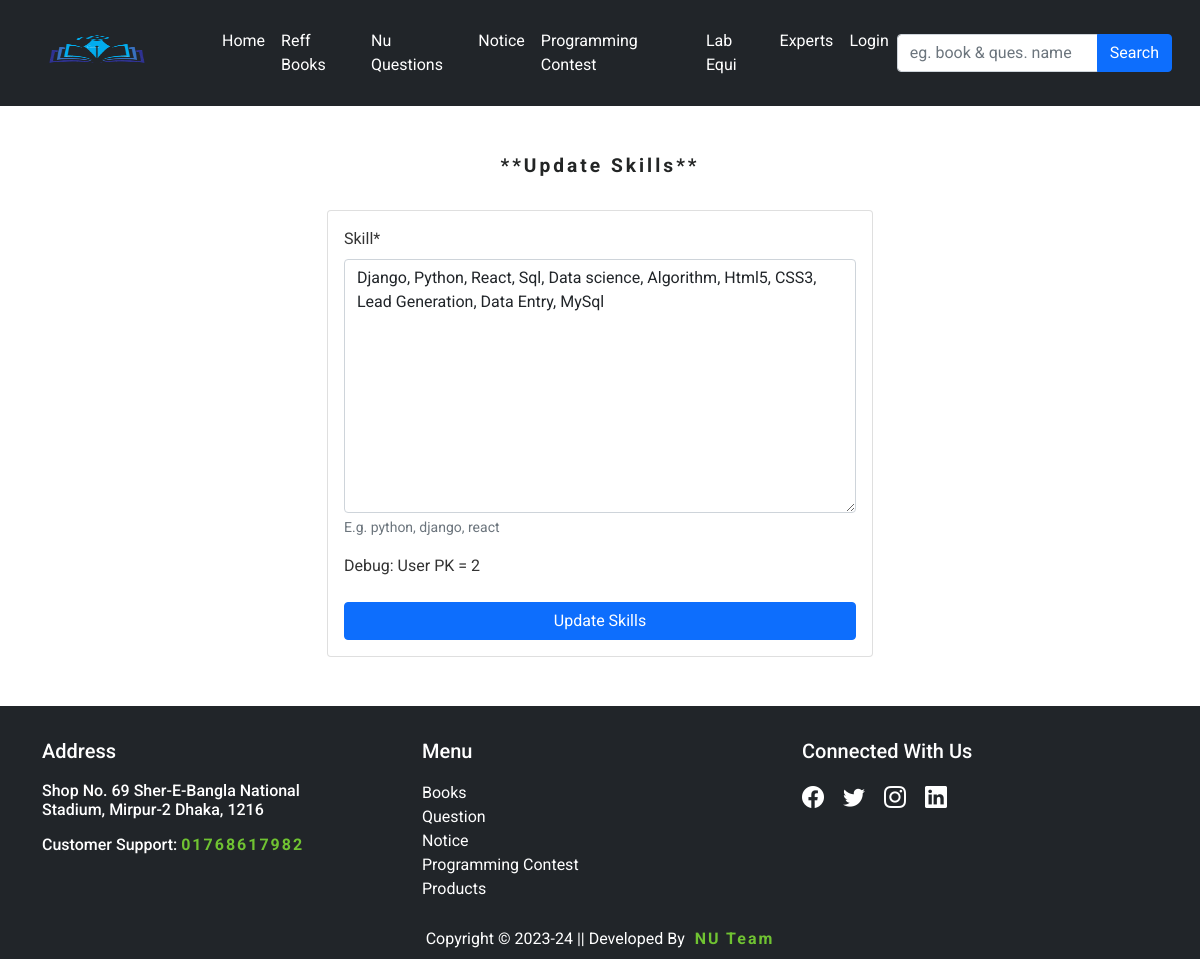
The app's page /update-skill/1/ with its own data.
### other/models.py (models this page shows, shortened)
class Skills(models.Model):
    user = models.ForeignKey(FreelancerProfile, on_delete=models.CASCADE)
    skill = models.TextField(max_length=2000, help_text='E.g. python, django, react')

class FreelancerProfile(models.Model):
    user = models.ForeignKey(User, on_delete=models.CASCADE)
    full_name = models.CharField(max_length=255, help_text="Enter your full name")
    location = models.CharField(max_length=255, help_text='E.g. city,coutry Dhaka, Bangladesh', blank=True, null=True)
    set_available = models.CharField(choices=STATUS_CHOICES_PROFILE, default='Available Now', max_length=255, blank=True, null=True)
    title = models.CharField(max_length=255, help_text='E.g. Django developer, javascript developer')
    category = models.ForeignKey(Freelance_category, on_delete=models.CASCADE)
    hourly_rate = models.CharField(max_length=10,help_text='E.g. $15')
    description = models.TextField(max_length=2000, help_text='E.g. within 2000 characters')
    other_experience = models.CharField(max_length=1000, help_text='E.g. within 1000 characters',blank=True, null=True)
    profile_pic = models.ImageField(upload_to='freelance_profile_pricture')

### other/views.py (the view)
# urls.py: path('update-skill/<int:pk>/', ExpertProfileSkillUpdate, name='update-skill'),
def ExpertProfileSkillUpdate(request, pk):
    user = FreelancerProfile.objects.get(user__pk=int(pk))
    print(user.id)
    try:
        skill_instance = Skills.objects.get(user=user)
    except Skills.DoesNotExist:
        skill_instance = None
    if request.method == 'POST':
        form = SkillForm(request.POST, instance=skill_instance)
        if form.is_valid():
            instance = form.save(commit=False)
            instance.user = user
            instance.save()
            return redirect('other:freelance-profile', pk=pk)
    else:
        form = SkillForm(instance=skill_instance)
    context = {
        'form': form,
    }
    return render(request, 'other/updateexpert_skill.html', context)

### other/forms.py
class SkillForm(forms.ModelForm):
    class Meta:
        model = Skills
        fields = ('skill',)

### template/other/updateexpert_skill.html (shortened to what this page needs)
{% extends 'base.html' %}
{% load static %}
{% block content %}
{% load crispy_forms_tags %}
<div class="container py-5">
  <div class="row">
    <div class="col-sm-3"></div>
    <div class="col-sm-6">
      <h1 class="textheader">**Update Skills**</h1>
      <div class="card p-3">
        <form method="POST">
          {{ form|crispy }}
          <p>Debug: User PK = {{ form.instance.user.pk }}</p>
        <button class="btn btn-primary mt-2" type="submit" style="width: 100%;">Update Skills</button>
        </form>
      </div>
    </div>
    <div class="col-sm-3"></div>
  </div>
</div>
{% endblock %}

### static/style.css (style rules this page uses)
.textheader { font-size: larger; font-weight: bold; letter-spacing: 3px; padding-bottom: 25px; color: #232525; text-align: center; text-transform: capitalize; }

### records on screen
Skills: skill "Django, Python, React, Sql, Data science, Algorithm, Html5, CSS3, Lead Generation, Data Entry, MySql", instance.user.pk "2"
